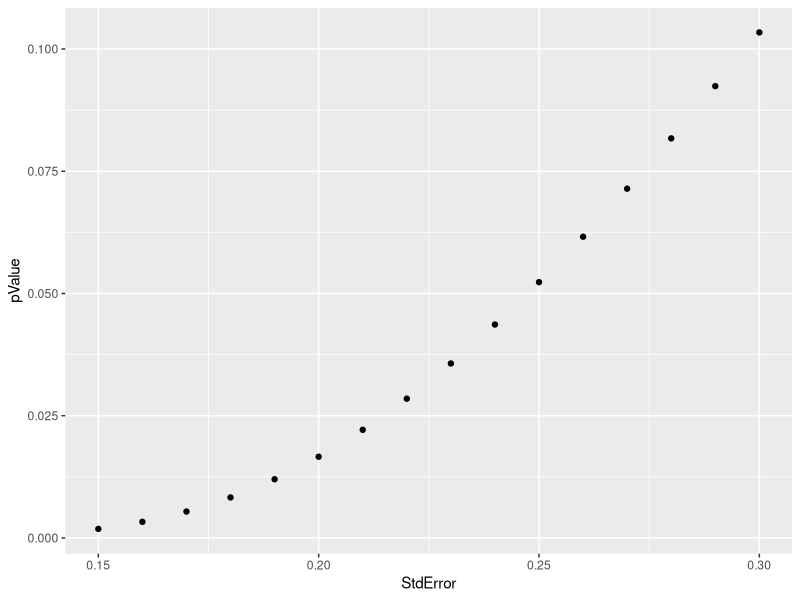
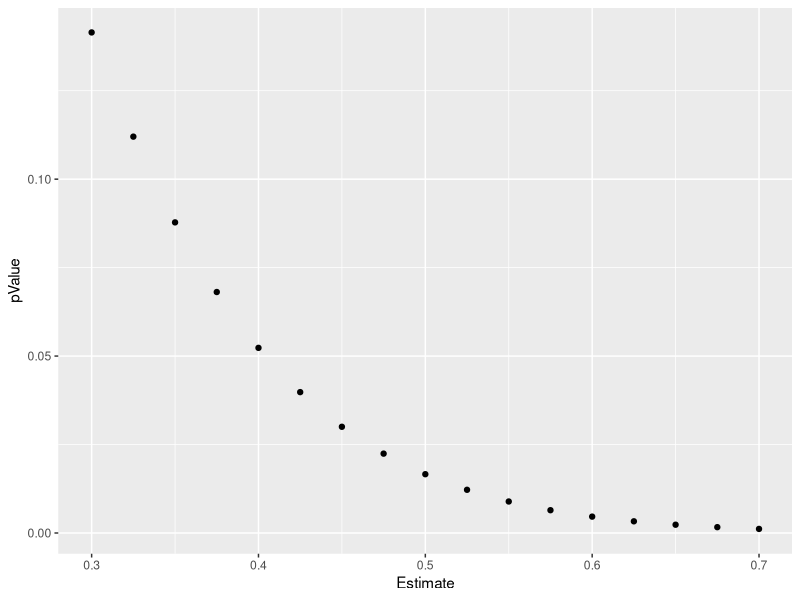
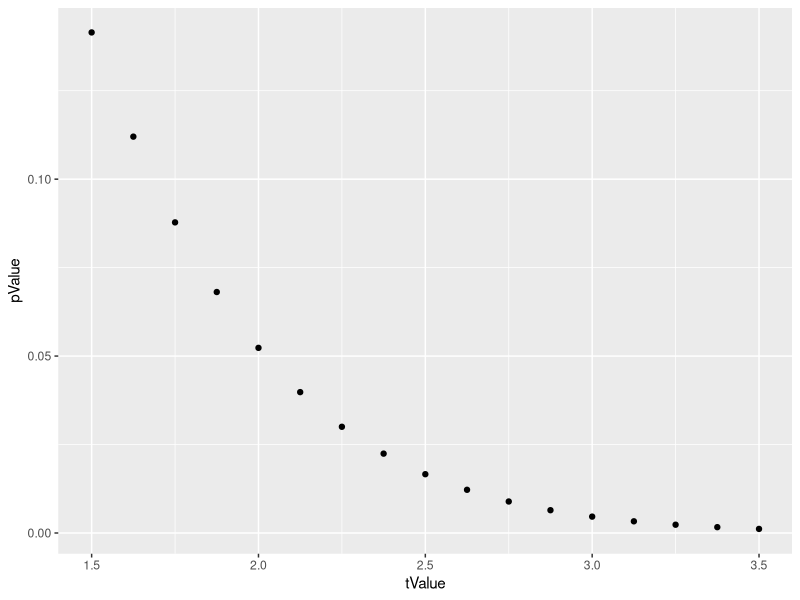
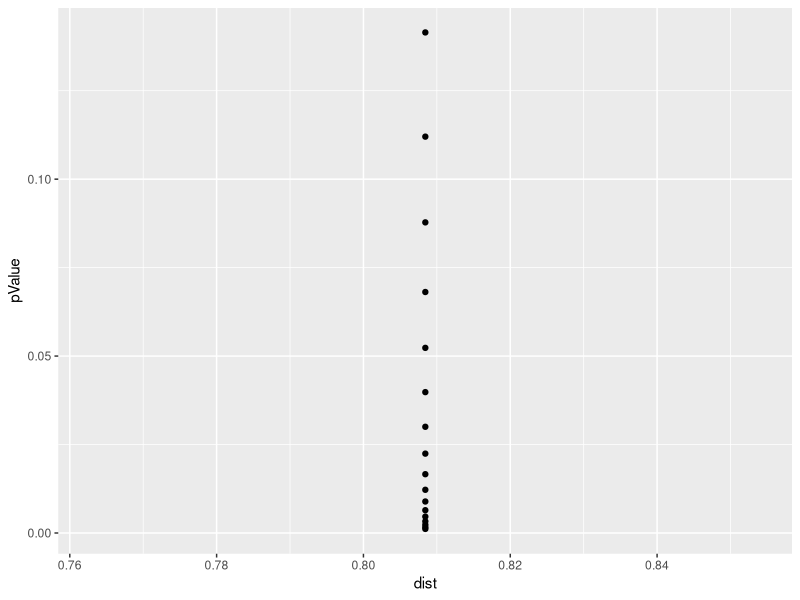
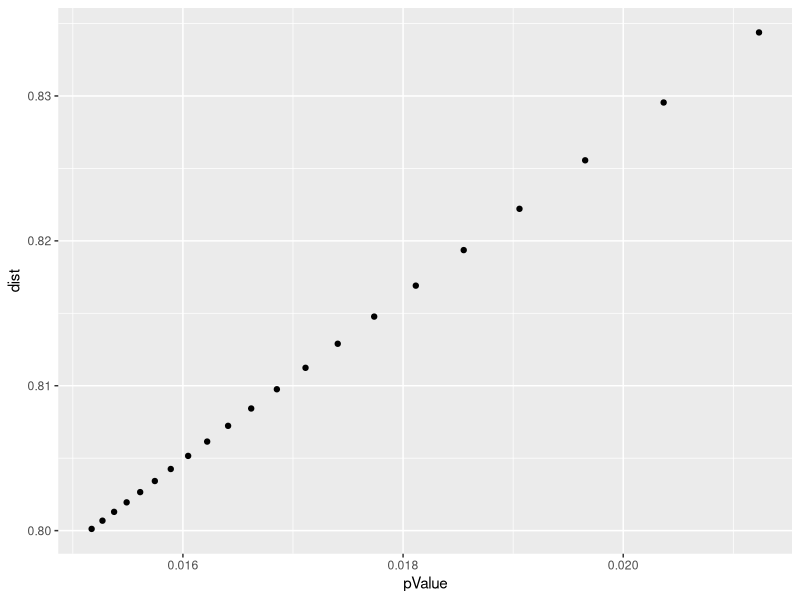
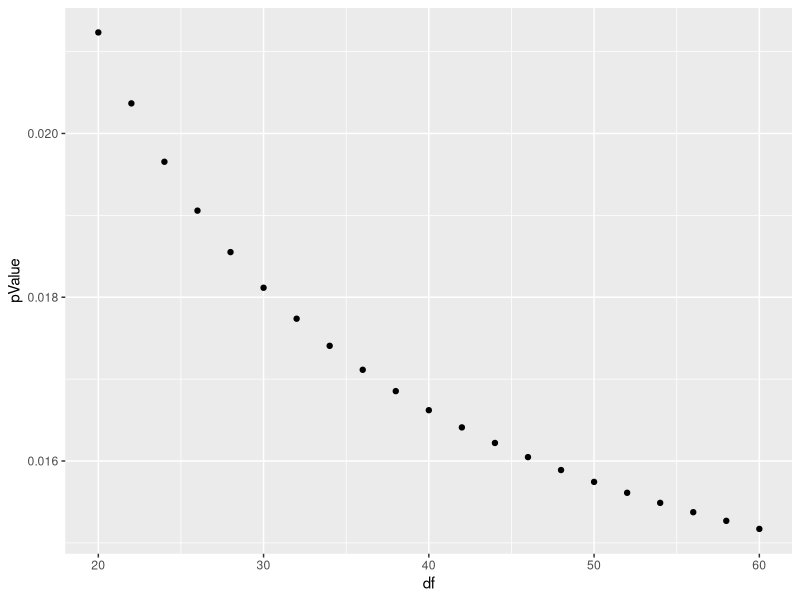
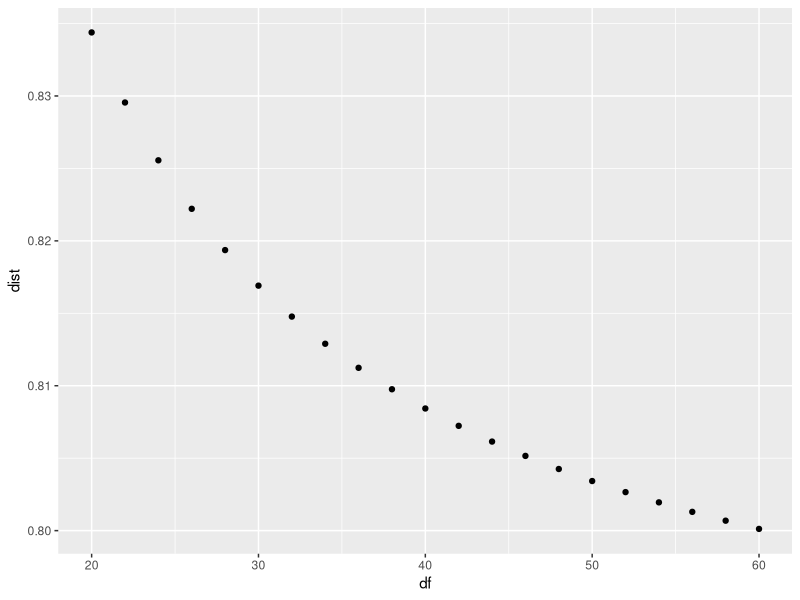
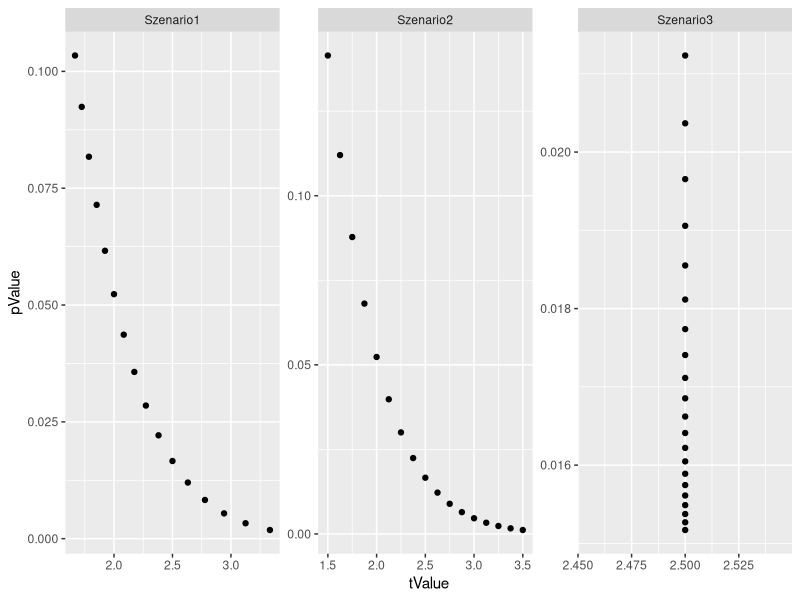

Source code (R) for these figures, in order:
# Simulation zur Frage "Wie verhält sich der frequentistische p-Wert, wenn die Punktschätzung fixiert wird, und die Breite des 95% Konfidenzintervalls variiert?" >> Neu <<
# Grund: Alte Simulation war unnötig aufwändig und zudem nicht präzise.

# Wir gehen von einer linearen Regression aus. Für obige Frage ist es egal ob simple (ein Prädiktor) oder multiple (mehrere Prädiktoren) Regression.
# Wir müssen drei Dinge festlegen:
# Regressionsgewicht, z.B. .5
# Standardfehler, z.B. .2
# Freiheitsgrade, z.B. 40.
# Damit können wir den Wert der 2-seiten t-Statistik berechnen, wodurch wir wiederum den p-Wert berechnen können.
# Notiz: Die Ergebnisse der linearen Regression werden letztlich als t-Statistik ausgegeben (siehe folgender R Output unten: summary(mod)).

# Vorab prüfen wir, ob wir alles Nötige verstanden haben:
library(datasets) # Beinhaltet mehrere Datensätze, u.a. airquality.
# help(package="datasets")
# Multiple lineare Regression:
# Temperature = outcome. Ozone und Wind = Prädiktoren.
mod <- lm(Temp ~ Ozone + Wind, data=airquality)
(smry <- summary(mod))
# Von 153 Beobachtungen im airquality Datensatz, sind über die drei Variablen Temp, Ozone und Wind 37 fehlende Werte vorhanden, d.h. es bleiben 116 vollständige Beobachtungen übrig. Es werden drei Parameter geschätzt (Intercept, Ozone, Wind), deshalb Anzahl Freiheitsgrade = 116 - 3 = 113.
# estmts = estimates.
(estmts <- coefficients(smry))
# Umbenennung von Spalte 2 (Std. Error zu StdError); Sinn: Damit es weiter unten im Skript einfacher wird (also: weniger R code).
colnames(estmts)[2] <- "StdError"

# 95% CI der Modelparameter (intercept und Regressionsgewichte):
confint(mod)

# Manuelle Prüfung vom dritten Prädiktor (Wind):
(tValue <- estmts[3,"Estimate"]/estmts[3,"StdError"])
# p-Wert 2-seitige t-Verteilung mit 113 Freiheitsgraden
(pValue <- pt(q=tValue, df=113)*2)

# Custom Funktion, um 2-seitigen p-Wert korrekt zu berechnen.
# Notiz: Abhängig davon, ob Regressionsgewicht negativ oder positiv ist, muss man in der Funktion qt() das Argument lower.tail auf TRUE belassen oder es zu FALSE ändern.
pValFun <- function(tValue=NULL, df=NULL) {
    if(tValue < 0) {
        return(pt(q=tValue, df=df)*2)
    } else {
        return(pt(q=tValue, df=df, lower.tail = FALSE)*2)
    }
}

# Custom Funktion, die die t-Statistik, den p-Wert und das CI berechnet.
manualComputation <- function(data=NULL, percent=.95, df=NULL) {
    # Berechne t-Statistik
    tVals <- data[,"Estimate"]/data[,"StdError"]
    # Berechne 2-seitigen p-Wert
    pVals <- c()
    for(i in 1:length(tVals)) {
        pVals <- c(pVals, pValFun(tValue=tVals[i], df=df))
    }
    # Ermittle kritischen 2-seitigen Wert unter t-Verteilung
    crit <- qt((1-percent)/2, df=df, lower.tail = FALSE)
    # left = untere Grenze des CI
    left <- data[,"Estimate"] - crit * data[,"StdError"]
    # right = obere Grenze des CI
    right <- data[,"Estimate"] + crit * data[,"StdError"]
    # out = Alle Ergebnisse als data.frame ausgeben.
    out <- data.frame(
        Estimate=data[,"Estimate"],
        StdError=data[,"StdError"],
        tValue=tVals,
        pValue=pVals,
        lowerCI=left,
        upperCI=right
    )
    return(out)
}

# Prüfe (d.h. vergleiche mit Ergebnissen oben):
manualComputation(data=estmts[,c("Estimate", "StdError")], percent=.95, df=113)
# ------------------------------------------------
#
# Jetzt zur Simulation (3 Szenarien), um zu beobachten, wie sich der p-Wert verhält:

# ------------
# Szenario 1: Fixiere Regressionsgewicht und Freiheitsgrade, variiere Standardfehler, einmal vergrössern (also wird das 95% CI breiter), einmal verkleinern (95% CI wird kleiner).

sz1Larger <- data.frame(Estimate=.5, StdError=c(.2, .22, .24))
sz1L <- manualComputation(data=sz1Larger, percent = .95, df=40)
# Neue Spalte anhängen: dist = Distanz zwischen unterer und oberer CI-Grenze.
sz1L$dist <- apply(sz1L[,5:6], 1, dist)
# Zunehmender StdError: p-Wert steigt, CI wird breiter.
sz1L

sz1Smaller <- data.frame(Estimate=.5, StdError=c(.2, .18, .16))
sz1S <- manualComputation(data=sz1Smaller, percent = .95, df=40)
sz1S$dist <- apply(sz1S[,5:6], 1, dist)
# Sinkender StdError: p-Wert sinkt, CI wird enger.
sz1S

# ------------
# Szenario 2: Fixiere Standardfehler und Freiheitsgrade, variiere Regressionsgewicht, einmal vergrössern, einmal verkleinern.

sz2Larger <- data.frame(Estimate=c(.5, .55, .6), StdError=.2)
sz2L <- manualComputation(data=sz2Larger, percent = .95, df=40)
sz2L$dist <- apply(sz2L[,5:6], 1, dist)
# Zunehmendes Estimate: p-Wert sinkt, CI bleibt konstant.
sz2L

sz2Smaller <- data.frame(Estimate=c(.5, .45, .4), StdError=.2)
sz2S <- manualComputation(data=sz2Smaller, percent = .95, df=40)
sz2S$dist <- apply(sz2S[,5:6], 1, dist)
# Abnehmendes Estimate: p-Wert steigt, CI bleibt konstant
sz2S

# ------------
# Szenario 3: Fixiere Regressionsgewicht und Standardfehler, variiere die Freiheitsgrade, einmal vergrössern, einmal verkleinern.

sz3 <- data.frame(Estimate=.5, StdError=.2)

sz3L.40 <- manualComputation(data=sz3, percent = .95, df=40)
sz3L.45 <- manualComputation(data=sz3, percent = .95, df=45)
sz3L.50 <- manualComputation(data=sz3, percent = .95, df=50)
# Füge obige drei Outputs in gemeinsame Matrix.
sz3L <- rbind(sz3L.40, sz3L.45, sz3L.50)
# Berechne Distanz für Spalten 5 und 6, und zwar je Zeile in sz3L
sz3L$dist <- apply(sz3L[,5:6], MARGIN = 1, FUN = dist)
# Freiheitsgrade steigen = Erhöhung der Stichprobengrösse: p-Wert sinkt, CI wird enger.
sz3L

sz3S.40 <- manualComputation(data=sz3, percent = .95, df=40)
sz3S.35 <- manualComputation(data=sz3, percent = .95, df=35)
sz3S.30 <- manualComputation(data=sz3, percent = .95, df=30)
sz3S <- rbind(sz3S.40, sz3S.35, sz3S.30)
sz3S$dist <- apply(sz3S[,5:6], MARGIN = 1, FUN = dist)
# Freiheitsgrade sinken = Verrinerung der Stichprobengrösse: p-Wert steigt, CI wird breiter.
sz3S
# ------------------------------------------------

# Selbe Simulation mit mehr als 3 Werten, jedoch nur, um die Ergebnisse dann zu visualisieren. Heisst: Keine neuen Erkenntnisse, lediglich Bestätigung oben gewonnener Erkenntnisse und in visualisierter Form.

library(ggplot2)

# ------------
# Szenario 1: Fixiere Regressionsgewicht und Freiheitsgrade, variiere Standardfehler.
sz1Df <- data.frame(Estimate=.5, StdError=seq(.15, .3, by=.01))
sz1 <- manualComputation(data=sz1Df, percent = .95, df=40)
sz1$dist <- apply(sz1[,5:6], 1, dist)
sz1

# Beispiel-Visualisierung
ggplot(data=sz1, aes(x=StdError, y=pValue)) +
    geom_point()

# ------------
# Szenario 2: Fixiere Standardfehler und Freiheitsgrade, variiere Regressionsgewicht
sz2Df <- data.frame(Estimate=seq(.3, .7, by=.025), StdError=.2)
sz2 <- manualComputation(data=sz2Df, percent = .95, df=40)
sz2$dist <- apply(sz2[,5:6], 1, dist)
sz2

# Beispiel-Visualisierungen
ggplot(data=sz2, aes(x=Estimate, y=pValue)) +
    geom_point()

ggplot(data=sz2, aes(x=tValue, y=pValue)) +
    geom_point()

ggplot(data=sz2, aes(x=dist, y=pValue)) +
    geom_point()

# ------------
# Szenario 3: Fixiere Regressionsgewicht und Standardfehler, variiere die Freiheitsgrade.

sz3Df <- data.frame(Estimate=.5, StdError=.2)
dfSeq <- seq(22, 60, by=2)
sz3 <- manualComputation(data=sz3Df, percent = .95, df=20)
# sz3Ls <- list()
for(i in dfSeq) {
    sz3 <- rbind(sz3, manualComputation(data=sz3Df, percent = .95, df=i))
}
sz3$dist <- apply(sz3[,5:6], 1, dist)
sz3$df <- seq(20, 60, by=2)
sz3

# Beispiel-Visualisierungen
# (Steigung von df (degrees of freedom) von 20 bis 60)
ggplot(data=sz3, aes(x=pValue, y=dist)) +
    geom_point()

ggplot(data=sz3, aes(x=df, y=pValue)) +
    geom_point()

ggplot(data=sz3, aes(x=df, y=dist)) +
    geom_point()

# ------------
# Hänge Spalte an, die angibt, von welchem Szenario die Ergebnisse stammen.
sz1$szenario <- "Szenario1"
sz2$szenario <- "Szenario2"
sz3$szenario <- "Szenario3"

# Füge alle Ergebnisse in einer Übersicht zusammen.
# Entferne Spalte "df" von sz3 vor dem Zusammenfügen.
removeCol <- which(colnames(sz3) == "df")
# sz = Szenarien
sz <- rbind(sz1, sz2, sz3[,-removeCol])

# Wie verhält sich der p-Wert?
ggplot(data=sz, aes(x=tValue, y=pValue)) +
    geom_point() +
    facet_wrap(~szenario, scales="free")

# Wie verhält sich die Breite des CI (dist)?
ggplot(data=sz, aes(x=tValue, y=dist)) +
    geom_point() +
    facet_wrap(~szenario, scales="free")
# ------------------------------------------------